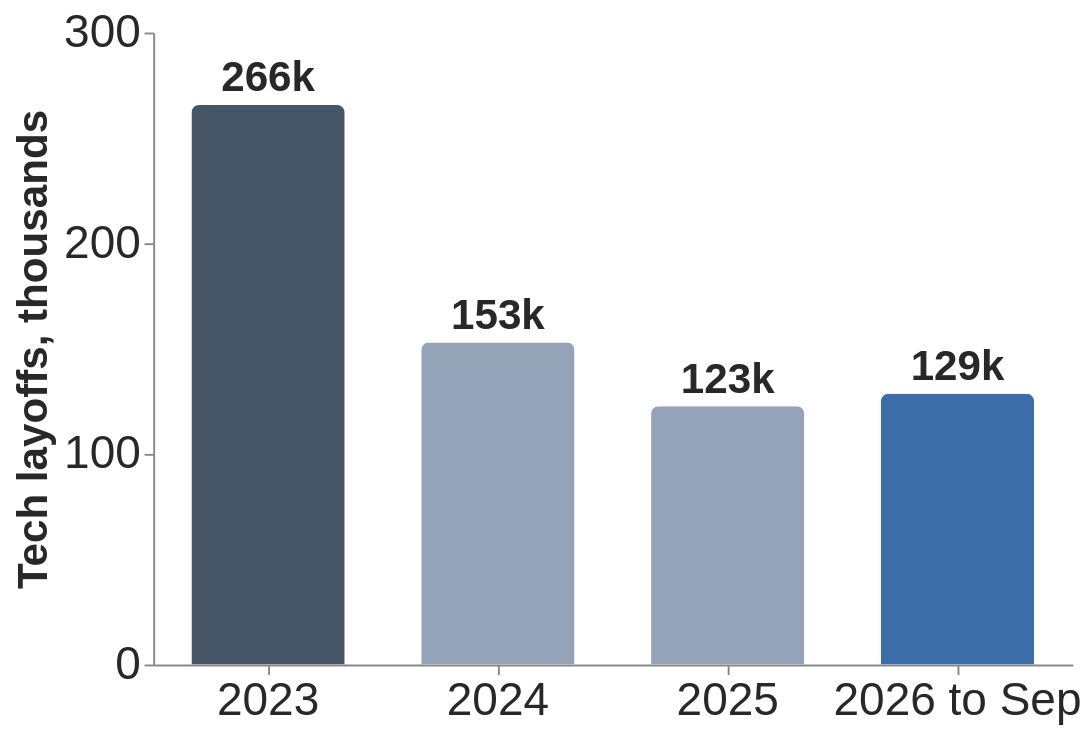

Here is the Vega-Lite specification saved for this chart:
### Vega-Lite specification from a JSON file in a GitHub repository (floating-point values rounded to 4 significant figures)
{"$schema": "https://vega.github.io/schema/vega-lite/v5.json", "width": 480, "height": 330, "data": {"values": [{"y": "2023", "v": 265.7, "c": "#475569", "t": "266k"}, {"y": "2024", "v": 152.9, "c": "#94a3b8", "t": "153k"}, {"y": "2025", "v": 122.6, "c": "#94a3b8", "t": "123k"}, {"y": "2026 to Sep", "v": 128.5, "c": "#3b6ea8", "t": "129k"}]}, "layer": [{"mark": {"type": "bar", "width": 80, "cornerRadiusTopLeft": 4, "cornerRadiusTopRight": 4}, "encoding": {"x": {"field": "y", "type": "ordinal", "sort": null, "axis": {"title": null, "labelAngle": 0}}, "y": {"field": "v", "type": "quantitative", "scale": {"domain": [0, 300]}, "axis": {"title": "Tech layoffs, thousands", "grid": false, "values": [0, 100, 200, 300]}}, "color": {"field": "c", "type": "nominal", "scale": null}}}, {"mark": {"type": "text", "dy": -14, "fontSize": 22, "fontWeight": "bold", "color": "#282828"}, "encoding": {"x": {"field": "y", "type": "ordinal", "sort": null}, "y": {"field": "v", "type": "quantitative"}, "text": {"field": "t"}}}], "config": {"font": "Tahoma, Verdana, sans-serif", "axis": {"labelFontSize": 24, "titleFontSize": 22, "labelColor": "#282828", "titleColor": "#282828"}, "view": {"stroke": null}}}
